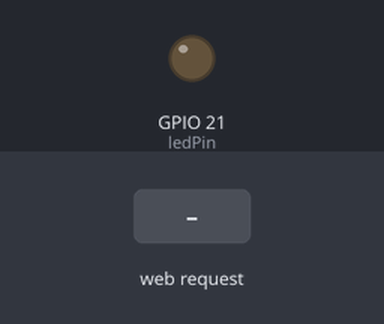
The program below on a simulated Seeed XIAO ESP32-S3. On the bench: output pins drawn as LEDs (lit = HIGH). The test bench sets the inputs (shaded band). Not simulated (calls return 0 or success): secrets.h; what the program prints to the serial monitor is not drawn.

Above: at 1.2 s.
1.3 s: HTTP request GET /H received
At 1.6 s:
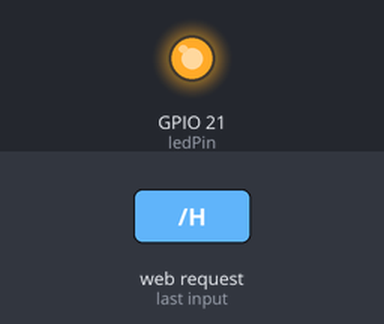
2.8 s: HTTP request GET /L received
At 4.0 s:
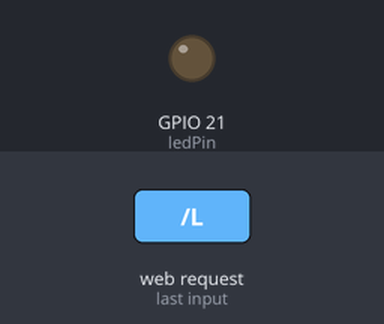
Timing chart, 0 to 5.8 s (numbered marks = the images above; inputs shaded):
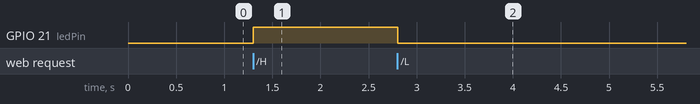

The program:

main.cpp
```cpp
#include <Arduino.h>
#include <WiFi.h>
#include "secrets.h"

const char *ssid = WIFI_SSID;
const char *password = WIFI_PASSWORD;

WiFiServer server(80);

#ifndef LED_BUILTIN
#define LED_BUILTIN 21
#endif

const int ledPin = LED_BUILTIN;

void setup() {
  Serial.begin(115200);
  pinMode(ledPin, OUTPUT);
  digitalWrite(ledPin, LOW);

  WiFi.softAP(ssid, password);
  Serial.print("AP IP address: ");
  Serial.println(WiFi.softAPIP());
  server.begin();
}

void loop() {
  WiFiClient client = server.available();
  if (!client) return;

  String request = "";
  unsigned long started = millis();
  while (client.connected() && millis() - started < 2000) {
    if (!client.available()) continue;
    char c = client.read();
    request += c;
    if (c == '\n' && request.indexOf("\r\n\r\n") >= 0) break;
  }

  if (request.startsWith("GET /H")) digitalWrite(ledPin, HIGH);
  if (request.startsWith("GET /L")) digitalWrite(ledPin, LOW);

  client.println("HTTP/1.1 200 OK");
  client.println("Content-Type: text/html; charset=utf-8");
  client.println("Connection: close");
  client.println();
  client.println("<!DOCTYPE html><html><body>");
  client.println("<h2>XIAO ESP32S3 LED Control</h2>");
  client.println("<p><a href='/H'>LED ON</a></p>");
  client.println("<p><a href='/L'>LED OFF</a></p>");
  client.println("</body></html>");
  client.stop();
}
```

Measured:
- after the input at 1.3 s, GPIO 21 (ledPin): LOW → HIGH at once
- after the input at 2.8 s, GPIO 21 (ledPin): HIGH → LOW at once
